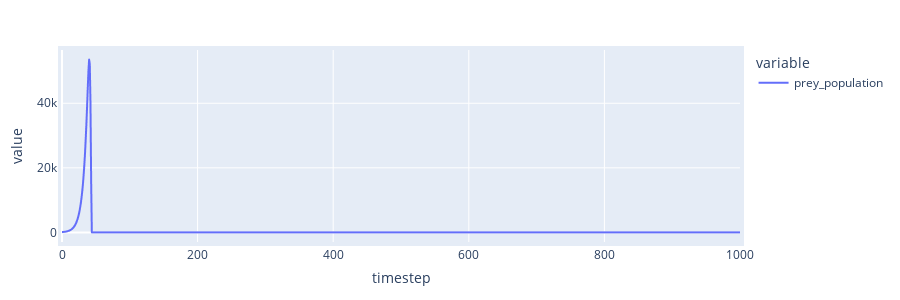

Source (notebook cell):
### Code cell
cadcad_gpt('Can you change the prey reproduction rate to 2 and plot the prey population')

### Figure 1 — Plotly figure (JSON) as saved in the notebook; plotly's stock layout.template omitted (floating-point values rounded to 4 significant figures; data arrays with more than 128 entries replaced by an {"elided": "..."} marker saying what was removed)
{"data": [{"hovertemplate": "variable=prey_population<br>timestep=%{x}<br>value=%{y}<extra></extra>", "legendgroup": "prey_population", "line": {"color": "#636efa", "dash": "solid"}, "mode": "lines", "name": "prey_population", "showlegend": true, "type": "scattergl", "x": {"elided": "1001 int values"}, "xaxis": "x", "y": {"elided": "1001 int values"}, "yaxis": "y"}], "layout": {"autosize": false, "height": 300, "legend": {"title": {"text": "variable"}, "tracegroupgap": 0}, "margin": {"b": 50, "l": 50, "pad": 4, "r": 50, "t": 50}, "width": 900, "xaxis": {"anchor": "y", "domain": [0, 1], "title": {"text": "timestep"}}, "yaxis": {"anchor": "x", "domain": [0, 1], "title": {"text": "value"}}}}
